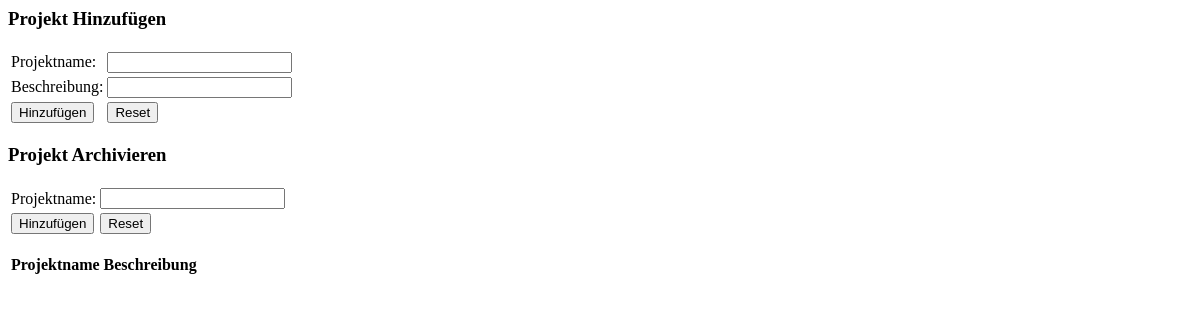
The page /Admin/Projekte/projekte.php on the database as committed earlier.
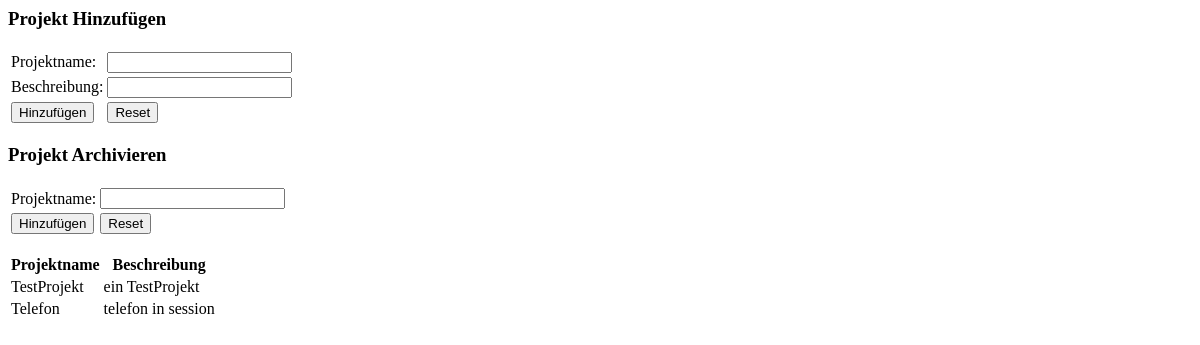
The same page on the database as committed later.
### tables this page shows
CREATE TABLE IF NOT EXISTS `projekt` (
  `projektId` int(11) NOT NULL AUTO_INCREMENT,
  `projektname` varchar(50) NOT NULL,
  `beschreibung` tinytext NOT NULL,
  `archiviert` tinytext NOT NULL,
  PRIMARY KEY (`projektId`),
  UNIQUE KEY `Schlüssel 2` (`projektname`)
);

### Admin/Projekte/projekte.php (the view, shortened to what this page needs)
<?php
require_once('../../Config/config.php');
?>
<body>
<main>
    <div>
    <form action="" method="post">
        <h3>Projekt Hinzufügen</h3>
        <table>
            <tr>
                <td>
                    Projektname:
                </td>
                <td>
                    <input type="text" name="projektName">
                </td>
            </tr>
            <tr>
                <td>
                    Beschreibung:
                </td>
                <td>
                    <input type="text" name="projektBeschreibung">
                </td>
            </tr>
            <tr>
                <td>
                    <input type="submit" name="projekt" value="Hinzufügen">
                </td>
                <td>
                    <input type="reset">
                </td>
            </tr>
        </table>
    </form>
    </div>
    <div>
        <form action="" method="post">
            <h3>Projekt Archivieren</h3>
            <table>
                <tr>
                    <td>
                        Projektname:
                    </td>
                    <td>
                        <input type="text" name="projektName">
                    </td>
                </tr>
                <tr>
                    <td>
                        <input type="submit" name="archiv" value="Hinzufügen">
                    </td>
                    <td>
                        <input type="reset">
                    </td>
                </tr>
            </table>
        </form>
    </div>
<div>
    <table>
        <tr>
            <th>
                Projektname
            </th>
            <th>
                Beschreibung
            </th>
        </tr>
            <?php
        $res = $mysqli->query("SELECT projektname, beschreibung FROM projekt WHERE archiviert LIKE 'false' ORDER BY projektId");
    while ($row = $res->fetch_assoc()) {
        echo('<tr>
          <td>' . $row['projektname'] . '</td>
          <td>' . $row['beschreibung'] . '</td>
          </tr>');
    }
            ?>
    </table>
</div>
</main>
</body>

Rows that differ between the two databases and show on the page:
now on this page (row edited): projekt: projektname "TestProjekt", beschreibung "ein TestProjekt"
added projekt: projektname "Telefon", beschreibung "telefon in session"
